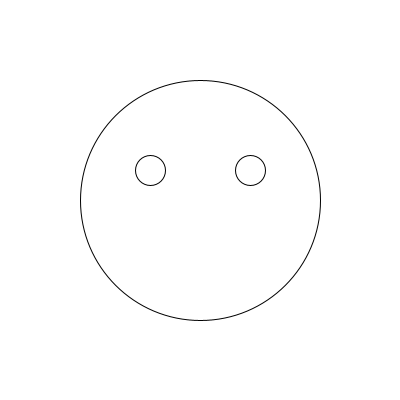
Frame 1 (no input)
Frame 60 (the mouse pressed at the canvas centre just before this capture): identical to frame 1, image omitted
Frame 120 (the mouse held since frame 60 and released just before this capture): identical to frame 1, image omitted

The Processing sketch that drew this single still picture (run headless with seeded random() and noise(); from frame 60 on, the mouse is pressed at the canvas centre):

// Processing sketch: FaceDrift
// ── FaceDrift.pde
// Session 1 concept: integer division you can see.
// Move the mouse. Why won't the eyes follow it?
// Predict what changes if you write 1.0 / 2 instead of 1 / 2. Then try it.

void setup() {
  size(400, 400);
}

void draw() {
  background(255);
  circle(200, 200, 240);

  float eyeShift = 1 / 2 * mouseX;
  circle(150 + eyeShift / 10, 170, 30);
  circle(250 + eyeShift / 10, 170, 30);
}
